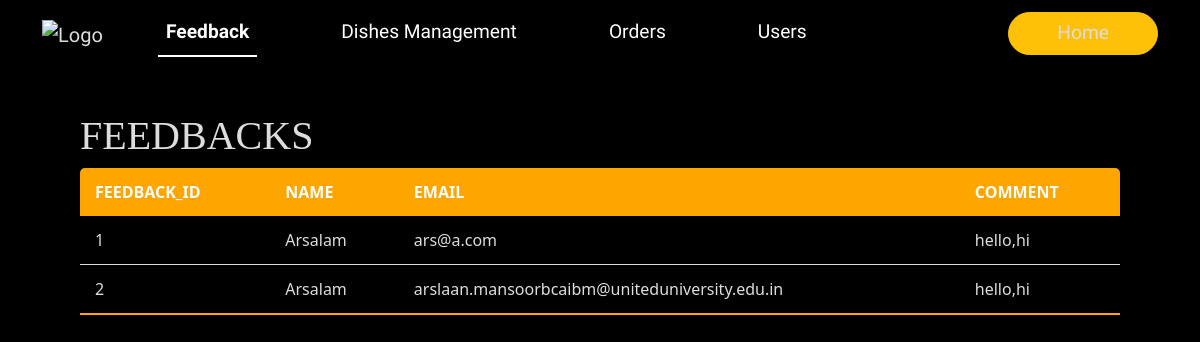
Screenshot of /admindash.php with the database file from the repository.
### tables this page shows
CREATE TABLE `feedback` (
  `id` int(255) NOT NULL,
  `name` varchar(255) NOT NULL,
  `email` varchar(255) NOT NULL,
  `feedback` varchar(255) NOT NULL
);

### admindash.php (the view, shortened to what this page needs)
<?php
include('connection.php');
$query="select *from feedback";
$queryy=mysqli_query($con,$query);
?>
<!DOCTYPE html>
<html lang="en">
<head>
    <link rel="stylesheet" href="css/styles.css">
    <link rel="stylesheet" href="css/style.css">
    <link rel="stylesheet" href="css/admindash.css">
    <link href="https://cdn.jsdelivr.net/npm/bootstrap@5.3.1/dist/css/bootstrap.min.css" rel="stylesheet">
</head>
<body>
  <div  id="main">
    <nav class="navbar navbar-expand-lg navp">
        <div class="container-fluid">
            <a class="navbar-brand" href="#">
                <img src="../img/pngegg.png" alt="Logo" class="d-inline-block align-text-top logo">
            </a>
          <div class="collapse navbar-collapse" id="navbarTogglerDemo02">
            <ul class="navbar-nav me-auto mb-2 mb-lg-0 nav-underline">
              <li class="nav-item">
                <a class="nav-link active" aria-current="page" href="#">Feedback</a>
              </li>
              <li class="nav-item">
                <a class="nav-link " aria-current="page" href="admindish.php">Dishes Management</a>
              </li>
              <li class="nav-item">
                <a class="nav-link" href="orders.php">Orders</a>
              </li>
              <li class="nav-item">
                <a class="nav-link" href="adminusers.php">Users</a>
              </li>
            </ul>
            <form class='d-flex' role='search'>
              <button class='btn btn-warning rounded-pill px-5'><a href='index.php' class='login'>Home</a></button></a>
            </form>
          </div>
        </div>
      </nav>
      <div class="feedback">
            <h1 class="header">FEEDBACKS</h1>
            <div>
                <div>
                    <table class="content-table">
                <thead>
                    <tr>
                        <th>FEEDBACK_ID</th>
                        <th>NAME</th>
                        <th>EMAIL</th>
                        <th>COMMENT</th>
                    </tr>
                </thead>
                <tbody>
                <?php
                while($res=mysqli_fetch_array($queryy)){
                ?>
                <tr  class="active-row">
                    <td><?php echo $res['id'];?></php></td>
                    <td><?php echo $res['name'];?></php></td>
                    <td><?php echo $res['email'];?></php></td>
                    <td><?php echo $res['feedback'];?></php></td>
                </tr>
               <?php } ?>
                </tbody>
                </table>
                </div>
            </div>
        </div>
      </div>
</body>
</html>

### css/styles.css (style rules this page uses)
.logo { width: 70px; }
.nav-item { padding: 0px 30px; font-size: 1.2rem; }
.nav-link { color: #fff !important; }
a,.m-link:hover { color: #ffa422; }
a,.m-link { text-decoration: none !important; font-family: 'Gilda Display', serif; }
#main { position: relative; }
.navp { position: absolute !important; width: 100%; background: none; padding: 10px 30px !important; }
.login { color: #fff; font-weight: 500; font-size: 1.2rem; }

### css/style.css (style rules this page uses)
img { width: 100%; }
h1 { font-family: 'Times New Roman', Times, serif; }

### css/admindash.css (style rules this page uses)
body { background-color: black !important; }
.feedback { margin: 0 auto; width: 100%; padding: 7rem 5rem 0; }
.header { color: #dddddd; }
.content-table { border-collapse: collapse; border-radius: 5px 5px 0 0; overflow: hidden; box-shadow:0 0 20px rgba(0,0,0,0.15); width: 100%; }
.content-table thead tr { background-color: orange; color: white; text-align: left; }
.content-table th, .content-table td { padding: 12px 15px; }
.content-table tbody tr { border-bottom: 1px solid #dddddd; }
.content-table tbody tr:last-of-type { border-bottom: 2px solid orange; }
.content-table tbody .active-row { color: #dddddd; background-color: black; }
a { text-decoration: none; color: #dddddd !important; }

### rows the page displays
feedback: id "1", name "Arsalam", email "ars@a.com", feedback "hello,hi"
feedback: id "2", name "Arsalam", email "arslaan.mansoorbcaibm@uniteduniversity.edu.in", feedback "hello,hi"
